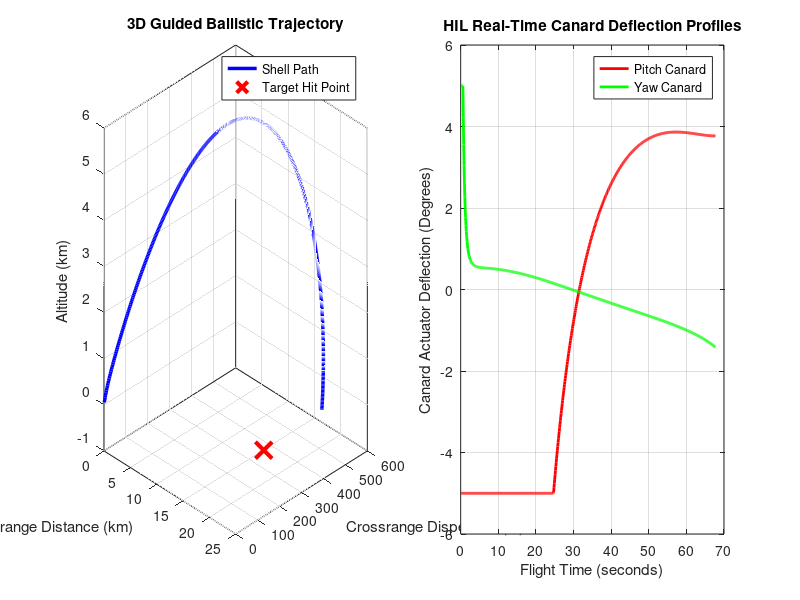

Source code (MATLAB):
%% =========================================================================
%% YIL 155mm PGK TRAJECTORY SIMULATION & HARDWARE-IN-THE-LOOP (HIL) INTERFACE
%% =========================================================================
clear; clc; close all;

fprintf('Initializing 155mm Artillery PGK HIL System...\n');

%% 1. COM PORT CONFIGURATION (Connects to your Microcontroller)
% CHANGE 'COM3' to match your actual Arduino/ESP32 port in Device Manager
comPort = "COM3"; 
baudRate = 115200;

try
    device = serialport(comPort, baudRate);
    configureTerminator(device, "LF");
    flush(device);
    fprintf('Connected successfully to Microcontroller on %s\n', comPort);

    pause(2); % Allow microcontroller to reset/initialize
catch
    warning('Could not open serial port. Running in PURE EMULATION mode.');
    device = [];
end

%% 2. CONSTANTS & WEAPON PARAMETERS (Standard NATO 155mm)
g = 9.81;               % Gravity (m/s^2)
m = 43.5;               % Shell mass (kg)
d = 0.155;              % Shell diameter (m)
S = pi * (d/2)^2;       % Reference cross-sectional area (m^2)
rho_0 = 1.225;          % Sea-level air density (kg/m^3)
H_scale = 8500;         % Troposphere scale height for altitude-density model (m)
Cd_base = 0.25;         % Baseline aerodynamic drag coefficient

%% 3. INITIAL LAUNCH CONDITIONS & TARGET CONFIGURATION
v0 = 800;               % Muzzle velocity (m/s) ~ Mach 2.3
launchAngle = 45;       % Launch angle in degrees (Optimal for max ballistic range)
target_X = 22000;       % Downrange Target distance (meters) ~ 22 km
target_Y = 200;         % Lateral Target offset (meters) -> Simulating a crosswind shift

% Convert launch angle to radians
theta = deg2rad(launchAngle);

% State Vector initialization: [X_pos, Y_pos, Z_pos (Alt), X_vel, Y_vel, Z_vel]
state = [0, 0, 0, v0*cos(theta), 0, v0*sin(theta)]; 

% Wind Vector simulation (Steady wind pushing shell Left to Right)
wind_Y = -15;           % 15 m/s crosswind blowing along the Y-axis

%% 4. SIMULATION LOOP TIMING
dt = 0.1;               % Simulation step-time (100ms updates to prevent USB buffer clogging)
t = 0;                  % Elapsed time clock
max_time = 120;         % Safety exit time limit (seconds)

% Data logging arrays for post-flight visualization and CEP check
log_t = []; log_pos = []; log_vel = []; log_canard = [];

fprintf('\n=== Launching 155mm Shell into Virtual Trajectory ===\n');

%% 5. CORE SIMULATION & LOOP COORDINATION
while state(3) >= 0 && t < max_time % Run until shell impacts ground (Altitude Z < 0)
    
    % Extract current states for readability
    posX = state(1); posY = state(2); posZ = state(3);
    velX = state(4); velY = state(5); velZ = state(6);
    
    V_mag = sqrt(velX^2 + velY^2 + velZ^2); % Current velocity magnitude
    
    % Exponential Air Density Model based on current altitude (Z)
    rho = rho_0 * exp(-posZ / H_scale);
    
    %% GNC ALGORITHM: Calculate steering errors relative to Target location
    % Calculate Remaining Time-to-Impact estimate based on vertical ballistics
    t_rem = (velZ + sqrt(velZ^2 + 2*g*posZ)) / g;
    if isnan(t_rem) || t_rem < 0, t_rem = 0; end
    
    % Predict unguided landing footprint if no corrections are made
    predicted_X = posX + velX * t_rem;
    predicted_Y = posY + (velY + wind_Y) * t_rem; 
    
    % Compute cross-track positional errors
    error_X = target_X - predicted_X;
    error_Y = target_Y - predicted_Y;
    
    % Proportional Guidance Gain logic: Convert distance errors to desired fin deflection angles
    Kp = 0.005; 
    cmd_pitch_fin = max(min(error_X * Kp, 5), -5);   % Cap physical canard limits at +/- 5 degrees
    cmd_yaw_fin   = max(min(error_Y * Kp, 5), -5);   % Cap physical canard limits at +/- 5 degrees
    
    %% HIL HARDWARE BRIDGE: Streaming out to your servos
    actual_pitch_fin = cmd_pitch_fin; % Default fallback if hardware is disconnected
    actual_yaw_fin = cmd_yaw_fin;     % Default fallback if hardware is disconnected
    
    if ~isempty(device)
        % Package data string formatted neatly for the Microcontroller parser
        % Format: "PITCH_CMD,YAW_CMD\n"
        dataString = sprintf("%.2f,%.2f\n", cmd_pitch_fin, cmd_yaw_fin);
        writeline(device, dataString);
        
        % Read the response string coming back from physical microcontroller/actuators
        if device.NumBytesAvailable > 0
            response = readline(device);
            % Clean and parse incoming data feedback loop: [Actual_Pitch, Actual_Yaw]
            parsedData = sscanf(response, "%f,%f");
            if length(parsedData) == 2
                actual_pitch_fin = parsedData(1);
                actual_yaw_fin = parsedData(2);
            end
        end
    end
    
    %% PHYSICS ENGINE: Calculate forces acting on the Mach 2 shell
    % Compute standard aerodynamic drag force vector
    F_drag = 0.5 * rho * V_mag^2 * S * Cd_base;
    ax_drag = -(F_drag * (velX / V_mag)) / m;
    ay_drag = -(F_drag * ((velY - wind_Y) / V_mag)) / m; % Factors in structural crosswind resistance
    az_drag = -(F_drag * (velZ / V_mag)) / m;
    
    % Compute actual lift forces generated by physical canard actuator deflection
    Cl_per_deg = 0.02; % Lift slope coefficient of a micro canard winglet at high velocity
    F_lift_pitch = 0.5 * rho * V_mag^2 * S * (actual_pitch_fin * Cl_per_deg);
    F_lift_yaw   = 0.5 * rho * V_mag^2 * S * (actual_yaw_fin * Cl_per_deg);
    
    % Combine all forces via Newton's Second Law (F=ma -> a=F/m)
    accelX = ax_drag;
    accelY = ay_drag + (F_lift_yaw / m);
    accelZ = -g + az_drag + (F_lift_pitch / m);
    
    %% NUMERICAL INTEGRATION: Update flight kinematics for next time step
    state(4) = state(4) + accelX * dt; % Velocity X
    state(5) = state(5) + accelY * dt; % Velocity Y
    state(6) = state(6) + accelZ * dt; % Velocity Z
    
    state(1) = state(1) + state(4) * dt; % Position X (Downrange)
    state(2) = state(2) + state(5) * dt; % Position Y (Crossrange)
    state(3) = state(3) + state(6) * dt; % Position Z (Altitude)
    
    t = t + dt; % Increment timeline
    
    % Log data history vectors
    log_t = [log_t; t];
    log_pos = [log_pos; state(1:3)];
    log_vel = [log_vel; state(4:6)];
    log_canard = [log_canard; actual_pitch_fin, actual_yaw_fin];
end

fprintf('Trajectory ended. Shell impacted surface at t = %.1fs\n', t);

%% 6. VISUALIZATION DASHBOARD (Fulfills the Visibility requirement for YIL judges)
figure('Name', 'YIL 155mm PGK Real-Time Flight Profile', 'Position', [100, 100, 1000, 500]);

% Subplot 1: 3D Trajectory Profile
subplot(1,2,1);
plot3(log_pos(:,1)/1000, log_pos(:,2), log_pos(:,3)/1000, 'b-', 'LineWidth', 2.5); hold on;
plot3(target_X/1000, target_Y, 0, 'rx', 'MarkerSize', 12, 'LineWidth', 3);
grid on; box on;
xlabel('Downrange Distance (km)'); ylabel('Crossrange Dispersion (m)'); zlabel('Altitude (km)');
title('3D Guided Ballistic Trajectory');
legend('Shell Path', 'Target Hit Point', 'Location', 'best');
view(45, 20);

% Subplot 2: Actuator Tracking Performance
subplot(1,2,2);
plot(log_t, log_canard(:,1), 'r-', 'LineWidth', 2); hold on;
plot(log_t, log_canard(:,2), 'g-', 'LineWidth', 2);
grid on;
xlabel('Flight Time (seconds)'); ylabel('Canard Actuator Deflection (Degrees)');
title('HIL Real-Time Canard Deflection Profiles');
legend('Pitch Canard', 'Yaw Canard');

% Calculate Final Missing Distance to Target (Miss Distance / Accuracy Metric)
miss_distance = sqrt((state(1)-target_X)^2 + (state(2)-target_Y)^2);
fprintf('\n================ RESULTS ================\n');
fprintf('Final Target Coordinates: X = %dm, Y = %dm\n', target_X, target_Y);
fprintf('Shell Impact Coordinates: X = %.1fm, Y = %.1fm\n', state(1), state(2));
fprintf('Terminal Strike Miss Distance: %.2f meters\n', miss_distance);
if miss_distance <= 30
    fprintf('SUCCESS: System meets the YIL target accuracy specification (CEP <= 30m).\n');
else
    fprintf('FAILED: Miss distance exceeds structural 30m parameters.\n');
end
fprintf('=========================================\n');
